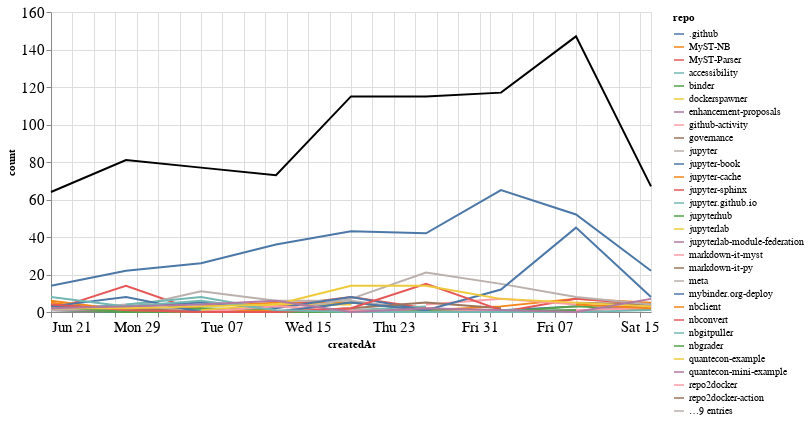

The notebook cell saved with this chart:
### Markdown cell above
## Comments

### Code cell
comments_time = comments.groupby('repo').resample('W', on='createdAt').count()['author'].reset_index()
comments_time = comments_time.rename(columns={'author': 'count'})
comments_time_total = comments_time.groupby('createdAt').agg({"count": "sum"}).reset_index()
ch1 = alt.Chart(comments_time, width=600).mark_line().encode(
    x='createdAt',
    y='count',
    color='repo',
    tooltip="repo"
)

ch2 = alt.Chart(comments_time_total, width=600).mark_line(color="black").encode(
    x='createdAt',
    y='count',
)

ch1 + ch2

### Figure 1 — Vega-Lite specification as saved in the notebook (floating-point values rounded to 4 significant figures; data arrays with more than 128 entries replaced by an {"elided": "..."} marker saying what was removed)
{"config": {"axisLeft": {"labelFontSize": 15}, "axisBottom": {"labelFontSize": 15}}, "layer": [{"data": {"name": "data-5c9e2a045ab79bcea798d157acaf9762"}, "mark": "line", "encoding": {"color": {"type": "nominal", "field": "repo"}, "tooltip": {"type": "nominal", "field": "repo"}, "x": {"type": "temporal", "field": "createdAt"}, "y": {"type": "quantitative", "field": "count"}}, "width": 600}, {"data": {"name": "data-73e3d1437238606e8504152a80ea8c3c"}, "mark": {"type": "line", "color": "black"}, "encoding": {"x": {"type": "temporal", "field": "createdAt"}, "y": {"type": "quantitative", "field": "count"}}, "width": 600}], "$schema": "https://vega.github.io/schema/vega-lite/v4.8.1.json", "datasets": {"data-5c9e2a045ab79bcea798d157acaf9762": {"elided": "187 records"}, "data-73e3d1437238606e8504152a80ea8c3c": [{"createdAt": "2020-06-21T00:00:00", "count": 64}, {"createdAt": "2020-06-28T00:00:00", "count": 81}, {"createdAt": "2020-07-05T00:00:00", "count": 77}, {"createdAt": "2020-07-12T00:00:00", "count": 73}, {"createdAt": "2020-07-19T00:00:00", "count": 115}, {"createdAt": "2020-07-26T00:00:00", "count": 115}, {"createdAt": "2020-08-02T00:00:00", "count": 117}, {"createdAt": "2020-08-09T00:00:00", "count": 147}, {"createdAt": "2020-08-16T00:00:00", "count": 67}]}}
